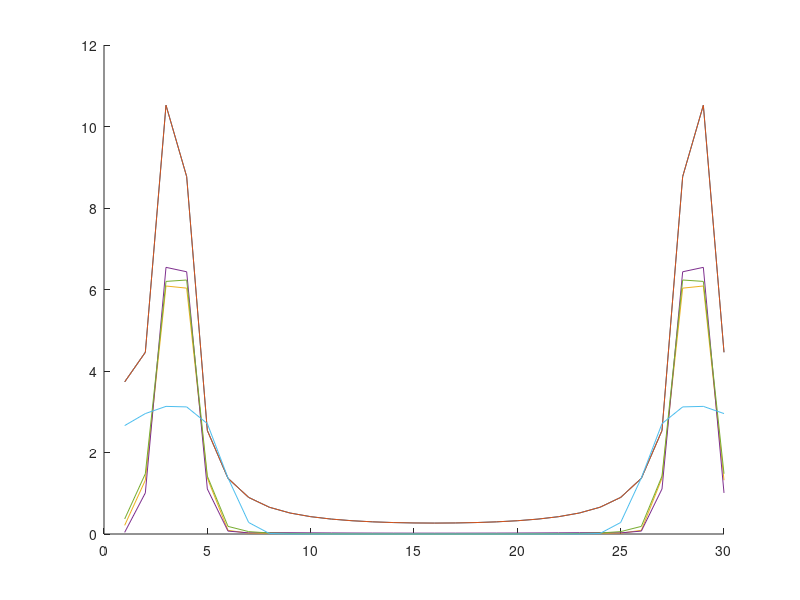
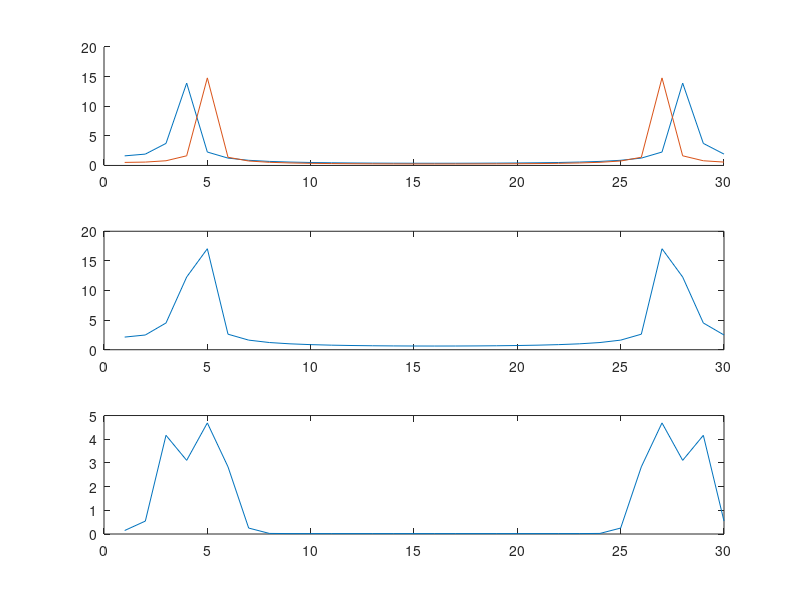

These charts were generated, in order, by the following MATLAB code:
%Exercise 10
%Let the signals be 2 Hz and 2.5 Hz sinusoids, and their sum, sampled at 30 Hz. The
%length of the measurement window varies between 1 and 5 s. Compare the Fourier
%spectra of the signals and explain the experiences.

n = 5;
Wave1 = 2;
Wave2 = 2.5;
SamplingHz = 30

for i = 1:n %Every second
    t = linspace(0, i, SamplingHz*i+1); t(end) = []; %create the base row vector
    z1 = sin(2*pi*Wave1*t); z2 = sin(2*pi*Wave2*t); %Here we create the two sinosoid wave
    f1 = fft(z1); f2 = fft(z2); f12 = fft(z1+z2); %Here we compute the Fast Fouries tranformation on each one and on their sum
    %subplot(n, 1, i), hold on
    %figure, plot(abs(f1)), plot(abs(f2)), plot(10+abs(f12))

end

%Explanations:
%Peak distortions: Fourier boundary effect occurs if the sampling rate, the measurement window length, and the signal frequency are not proportional. Note
%that the signal energy is conserved:

%[norm(z1, 2) .^ 2, norm(z2, 2) .^ 2]
%[norm(f1, 2) .^ 2, norm(f2, 2) .^ 2] / (30 * i)

%Inseparable peaks: the resolution of the FFT depends on the measurement
%window size.

%Exercise 11
%Apply different window functions on the signals and compare the results.

t = linspace(0, 1, 30+1); t(end) = [];
z2 = sin(2*pi * 2.5 * t);
a = ones(1, 30); % rect
%b = [0:29, 30:-1:1] % tri
c = gausswin(30)'; % Gaussian
d = hamming(30)'; % Hamming
e = hann(30)'; % Hann
f = flattopwin(30)'; % flat-top
figure, hold on
plot(abs(fft(z2)))
plot(abs(fft(a .* z2)))
%plot(abs(fft(b .* z2)))
plot(abs(fft(c .* z2)))
plot(abs(fft(d .* z2)))
plot(abs(fft(e .* z2)))
plot(abs(fft(f .* z2)))


%Exercise 12
%Let the signal be a supercomposition of a 2.8 and 3.9 Hz sinusoids (rate: 30 Hz,
%length: 1 s). Make the two peaks on the Fourier spectrum separable.




Wave12_1 = 2.8;
Wave12_2 = 3.9;
SamplingHz12 = 30;
len = 1;

t = linspace(0, len, len*SamplingHz12+1); t(end) = [];
S12_1 = sin(2*pi*Wave12_1*t);
S12_2 = sin(2*pi*Wave12_2*t);

f12_1 = fft(S12_1);
f12_2 = fft(S12_2);

figure
subplot(311), hold on, plot(abs(f12_1)), plot(abs(f12_2))
subplot(312), plot(abs(fft(S12_2 + S12_1)))
w = gausswin(SamplingHz12)';
%w = gausswin(L) returns an L-point Gaussian window. Not quite sure what
%this is :P
subplot(313), plot(abs(fft(w .* (S12_2 + S12_1))))



